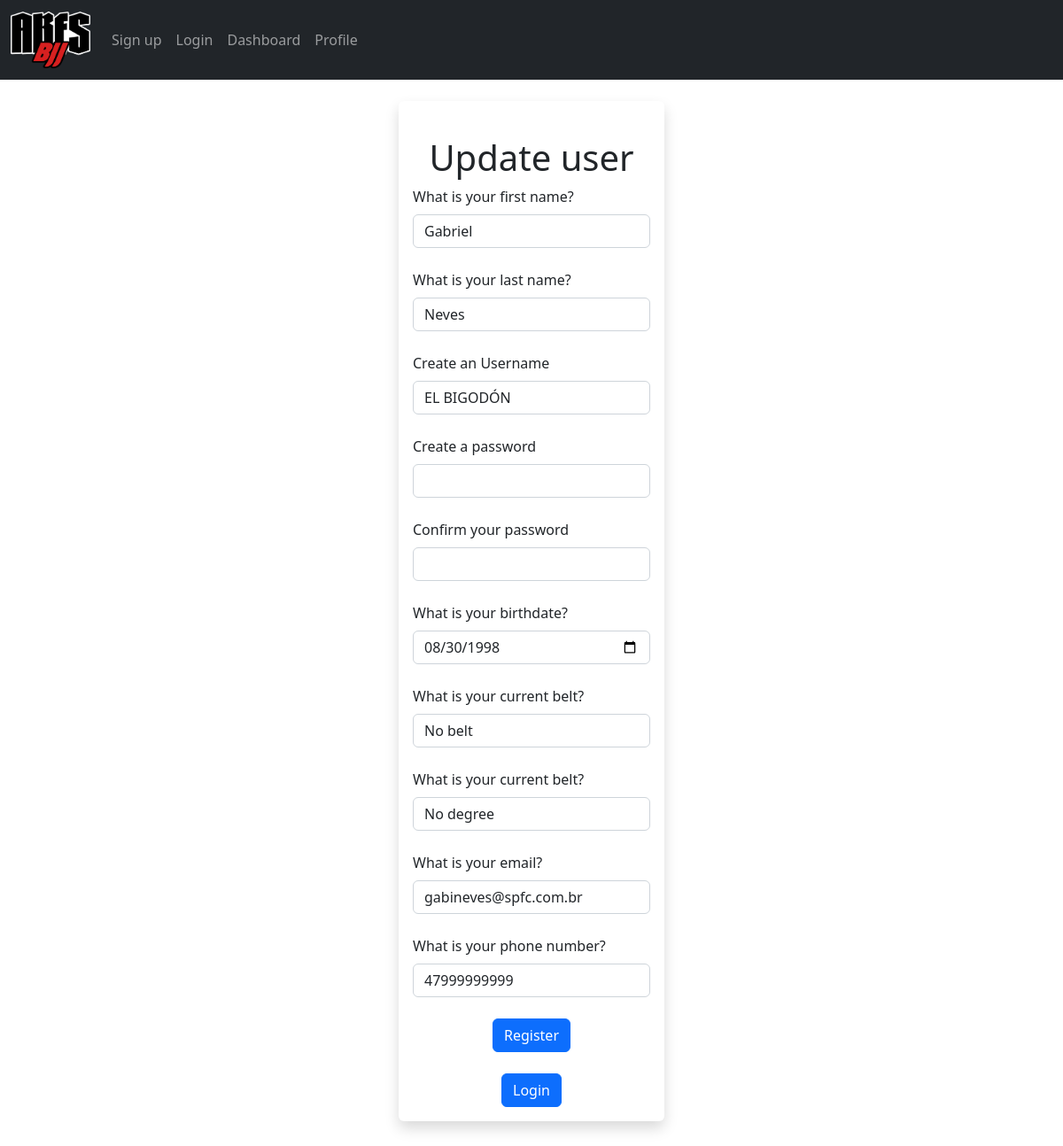
Screenshot of /update/1 with the database file from the repository.
### app.py (models this page shows, shortened)
class users(db.Model):
    id = db.Column(db.Integer, primary_key=True)
    first_name = db.Column(db.String(50), nullable=False)
    last_name = db.Column(db.String(50), nullable=False)
    birthdate = db.Column(db.Date, nullable=False)
    belt = db.Column(db.String(50), nullable=False)
    degree = db.Column(db.String(50), nullable=False)
    email = db.Column(db.String(50), nullable=False, unique=True)
    phone = db.Column(db.String(50), nullable=False, unique=True)
    username =  db.Column(db.String(25), nullable=False, unique=True)
    password_hash = db.Column(db.String(), nullable=False)
    @property
    def password(self):
        raise AttributeError('password is not a readable attribute!')
    date_added = db.Column(db.Date, default=datetime.utcnow)

### app.py (the view, shortened to what this page needs)
@app.route("/update/<int:id>", methods=['POST', 'GET'])
def update(id):
    form = register_form()
    name_update = users.query.get_or_404(id)
    return render_template("update.html", form=form, name_update=name_update)

### app.py
class register_form(FlaskForm):
    first_name = StringField("What is your first name?", validators=[data_required()])
    last_name = StringField("What is your last name?", validators=[data_required()])
    birthdate = DateField("What is your birthdate?", validators=[data_required()])
    belt = SelectField("What is your current belt?", choices=["No belt", "White", "Blue", "Purple", "Brown", "Black"], validators=[data_required()])
    degree = SelectField("What is your current belt?", choices=["No degree","I", "II", "III", "IV"], validators=[data_required()])
    email = EmailField("What is your email?", validators=[data_required()])
    phone = TelField("What is your phone number?", validators=[data_required()])
    username = StringField("Create an Username", validators=[data_required()])
    password_hash = PasswordField("Create a password", validators=[data_required(), equal_to('password_hash_val', message='Passwords must match!')])
    password_hash_val = PasswordField("Confirm your password", validators=[data_required(), equal_to('password_hash', message='Passwords must match!')])
    submit = SubmitField("Register")

### templates/update.html (shortened to what this page needs)
{% extends "layout.html" %}
{% block body %}
    <br>
    <div class="container w-25 p-3 shadow p-3 mb-5 bg-body rounded">
        <br/> <center><h1>Update user</h1></center>
        <form action="/update/{{ name_update.id }}" method="POST" >
            {{ form.first_name.label(class="form-label") }}
            {{ form.first_name(class="form-control", value=name_update.first_name) }}
            <br>
            {{ form.last_name.label(class="form-label") }}
            {{ form.last_name(class="form-control", value=name_update.last_name) }}
            <br>
            {{ form.username.label(class="form-label") }}
            {{ form.username(class="form-control", value=name_update.username) }}
            <br>
            {{ form.password_hash.label(class="form-label") }}
            {{ form.password_hash(class="form-control", value=name_update.password_hash) }}
            <br>
            {{ form.password_hash_val.label(class="form-label") }}
            {{ form.password_hash_val(class="form-control", value=name_update.password_hash) }}
            <br>
            {{ form.birthdate.label(class="form-label") }}
            {{ form.birthdate(class="form-control", value=name_update.birthdate) }}
            <br>
            {{ form.belt.label(class="form-label") }}
            {{ form.belt(class="form-control", value=name_update.belt) }}
            <br>
            {{ form.degree.label(class="form-label") }}
            {{ form.degree(class="form-control", value=name_update.degree) }}
            <br>
            {{ form.email.label(class="form-label") }}
            {{ form.email(class="form-control", value=name_update.email) }}
            <br>
            {{ form.phone.label(class="form-label") }}
            {{ form.phone(class="form-control", value=name_update.phone) }}
            <br/>
            <center>
                {{ form.submit(class="btn btn-primary") }}
            </center>
            </form>
            <center>
                <br/><a href="/login"> <button class="btn btn-primary">Login</button> </a>
            </center>
        </div>
{% endblock %}

### rows the page displays
users: first_name "Gabriel", last_name "Neves", username "EL BIGODÓN", birthdate "08/30/1998", belt "No belt", degree "No degree", email "gabineves@spfc.com.br", phone "47999999999"
